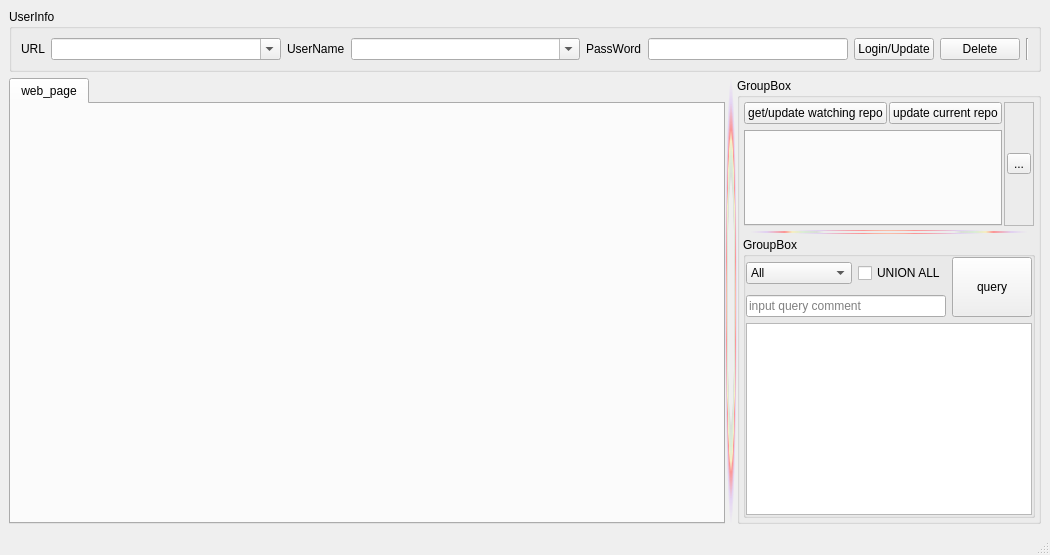
<?xml version="1.0" encoding="UTF-8"?>
<ui version="4.0">
 <class>MainWindow</class>
 <widget class="QMainWindow" name="MainWindow">
  <property name="geometry">
   <rect>
    <x>0</x>
    <y>0</y>
    <width>1050</width>
    <height>555</height>
   </rect>
  </property>
  <property name="windowTitle">
   <string>MainWindow</string>
  </property>
  <widget class="QWidget" name="centralwidget">
   <layout class="QVBoxLayout" name="verticalLayout">
    <item>
     <widget class="QWidget" name="widget" native="true">
      <layout class="QHBoxLayout" name="horizontalLayout_5">
       <property name="spacing">
        <number>6</number>
       </property>
       <property name="leftMargin">
        <number>0</number>
       </property>
       <property name="topMargin">
        <number>0</number>
       </property>
       <property name="rightMargin">
        <number>0</number>
       </property>
       <property name="bottomMargin">
        <number>0</number>
       </property>
       <item>
        <widget class="QGroupBox" name="groupBox_3">
         <property name="title">
          <string>UserInfo</string>
         </property>
         <layout class="QHBoxLayout" name="horizontalLayout_2">
          <item>
           <widget class="QLabel" name="label_14">
            <property name="sizePolicy">
             <sizepolicy hsizetype="Fixed" vsizetype="Preferred">
              <horstretch>0</horstretch>
              <verstretch>0</verstretch>
             </sizepolicy>
            </property>
            <property name="text">
             <string>URL</string>
            </property>
           </widget>
          </item>
          <item>
           <widget class="QComboBox" name="web_site_cb">
            <property name="sizePolicy">
             <sizepolicy hsizetype="Expanding" vsizetype="Fixed">
              <horstretch>0</horstretch>
              <verstretch>0</verstretch>
             </sizepolicy>
            </property>
            <property name="editable">
             <bool>true</bool>
            </property>
            <property name="insertPolicy">
             <enum>QComboBox::InsertAtTop</enum>
            </property>
           </widget>
          </item>
          <item>
           <widget class="QLabel" name="label_2">
            <property name="sizePolicy">
             <sizepolicy hsizetype="Fixed" vsizetype="Preferred">
              <horstretch>0</horstretch>
              <verstretch>0</verstretch>
             </sizepolicy>
            </property>
            <property name="text">
             <string>UserName</string>
            </property>
           </widget>
          </item>
          <item>
           <widget class="QComboBox" name="web_user_cb">
            <property name="sizePolicy">
             <sizepolicy hsizetype="Expanding" vsizetype="Fixed">
              <horstretch>0</horstretch>
              <verstretch>0</verstretch>
             </sizepolicy>
            </property>
            <property name="editable">
             <bool>true</bool>
            </property>
            <property name="insertPolicy">
             <enum>QComboBox::InsertAtTop</enum>
            </property>
           </widget>
          </item>
          <item>
           <widget class="QLabel" name="label_3">
            <property name="sizePolicy">
             <sizepolicy hsizetype="Fixed" vsizetype="Preferred">
              <horstretch>0</horstretch>
              <verstretch>0</verstretch>
             </sizepolicy>
            </property>
            <property name="text">
             <string>PassWord</string>
            </property>
           </widget>
          </item>
          <item>
           <widget class="QLineEdit" name="web_pwd_le">
            <property name="sizePolicy">
             <sizepolicy hsizetype="Expanding" vsizetype="Fixed">
              <horstretch>0</horstretch>
              <verstretch>0</verstretch>
             </sizepolicy>
            </property>
            <property name="minimumSize">
             <size>
              <width>90</width>
              <height>0</height>
             </size>
            </property>
            <property name="maximumSize">
             <size>
              <width>200</width>
              <height>16777215</height>
             </size>
            </property>
            <property name="text">
             <string/>
            </property>
            <property name="echoMode">
             <enum>QLineEdit::Password</enum>
            </property>
           </widget>
          </item>
          <item>
           <widget class="QPushButton" name="main_login_btn">
            <property name="sizePolicy">
             <sizepolicy hsizetype="Fixed" vsizetype="Fixed">
              <horstretch>0</horstretch>
              <verstretch>0</verstretch>
             </sizepolicy>
            </property>
            <property name="text">
             <string>Login/Update</string>
            </property>
           </widget>
          </item>
          <item>
           <widget class="QPushButton" name="main_del_user_btn">
            <property name="sizePolicy">
             <sizepolicy hsizetype="Fixed" vsizetype="Fixed">
              <horstretch>0</horstretch>
              <verstretch>0</verstretch>
             </sizepolicy>
            </property>
            <property name="text">
             <string>Delete</string>
            </property>
           </widget>
          </item>
          <item>
           <widget class="Line" name="line_3">
            <property name="orientation">
             <enum>Qt::Vertical</enum>
            </property>
           </widget>
          </item>
         </layout>
        </widget>
       </item>
      </layout>
     </widget>
    </item>
    <item>
     <widget class="QSplitter" name="splitter">
      <property name="sizePolicy">
       <sizepolicy hsizetype="Expanding" vsizetype="Expanding">
        <horstretch>0</horstretch>
        <verstretch>0</verstretch>
       </sizepolicy>
      </property>
      <property name="styleSheet">
       <string notr="true">QSplitter::handle{
background-color: qradialgradient(spread:pad, cx:0.5, cy:0.5, radius:0.5, fx:0.5, fy:0.5, stop:0 rgba(0, 0, 0, 0), stop:0.52 rgba(0, 0, 0, 0), stop:0.565 rgba(82, 121, 76, 33), stop:0.65 rgba(159, 235, 148, 64), stop:0.721925 rgba(255, 238, 150, 129), stop:0.77 rgba(255, 128, 128, 204), stop:0.89 rgba(191, 128, 255, 64), stop:1 rgba(0, 0, 0, 0));
}
QSplitter::handle:vertical  {
	margin:3px;
}</string>
      </property>
      <property name="frameShape">
       <enum>QFrame::NoFrame</enum>
      </property>
      <property name="orientation">
       <enum>Qt::Horizontal</enum>
      </property>
      <property name="handleWidth">
       <number>6</number>
      </property>
      <widget class="QTabWidget" name="tabWidget">
       <property name="sizePolicy">
        <sizepolicy hsizetype="Expanding" vsizetype="Expanding">
         <horstretch>9</horstretch>
         <verstretch>0</verstretch>
        </sizepolicy>
       </property>
       <property name="currentIndex">
        <number>0</number>
       </property>
       <widget class="MainWebFrom" name="wycz_tab__wid">
        <attribute name="title">
         <string>web_page</string>
        </attribute>
       </widget>
      </widget>
      <widget class="QGroupBox" name="groupBox">
       <property name="sizePolicy">
        <sizepolicy hsizetype="Preferred" vsizetype="Preferred">
         <horstretch>1</horstretch>
         <verstretch>0</verstretch>
        </sizepolicy>
       </property>
       <property name="title">
        <string>GroupBox</string>
       </property>
       <layout class="QVBoxLayout" name="verticalLayout_2">
        <property name="leftMargin">
         <number>3</number>
        </property>
        <property name="topMargin">
         <number>3</number>
        </property>
        <property name="rightMargin">
         <number>3</number>
        </property>
        <property name="bottomMargin">
         <number>3</number>
        </property>
        <item>
         <widget class="QSplitter" name="splitter_2">
          <property name="sizePolicy">
           <sizepolicy hsizetype="Preferred" vsizetype="Expanding">
            <horstretch>0</horstretch>
            <verstretch>9</verstretch>
           </sizepolicy>
          </property>
          <property name="orientation">
           <enum>Qt::Vertical</enum>
          </property>
          <widget class="QFrame" name="repo_frame">
           <property name="sizePolicy">
            <sizepolicy hsizetype="Preferred" vsizetype="Expanding">
             <horstretch>0</horstretch>
             <verstretch>9</verstretch>
            </sizepolicy>
           </property>
           <layout class="QGridLayout" name="gridLayout">
            <property name="leftMargin">
             <number>1</number>
            </property>
            <property name="topMargin">
             <number>1</number>
            </property>
            <property name="rightMargin">
             <number>1</number>
            </property>
            <property name="bottomMargin">
             <number>1</number>
            </property>
            <property name="horizontalSpacing">
             <number>2</number>
            </property>
            <item row="0" column="0">
             <widget class="QPushButton" name="get_watching_btn">
              <property name="sizePolicy">
               <sizepolicy hsizetype="Expanding" vsizetype="Fixed">
                <horstretch>0</horstretch>
                <verstretch>0</verstretch>
               </sizepolicy>
              </property>
              <property name="text">
               <string>get/update watching repo</string>
              </property>
             </widget>
            </item>
            <item row="0" column="1">
             <widget class="QPushButton" name="re_select_btn">
              <property name="sizePolicy">
               <sizepolicy hsizetype="Expanding" vsizetype="Fixed">
                <horstretch>0</horstretch>
                <verstretch>0</verstretch>
               </sizepolicy>
              </property>
              <property name="text">
               <string>update current repo</string>
              </property>
             </widget>
            </item>
            <item row="1" column="0" colspan="2">
             <widget class="QTabWidget" name="repo_tabWidget">
              <property name="tabPosition">
               <enum>QTabWidget::North</enum>
              </property>
              <property name="currentIndex">
               <number>-1</number>
              </property>
             </widget>
            </item>
            <item row="0" column="2" rowspan="2">
             <widget class="QFrame" name="toolbar_frame">
              <property name="sizePolicy">
               <sizepolicy hsizetype="Fixed" vsizetype="Preferred">
                <horstretch>0</horstretch>
                <verstretch>0</verstretch>
               </sizepolicy>
              </property>
              <property name="frameShape">
               <enum>QFrame::StyledPanel</enum>
              </property>
              <property name="frameShadow">
               <enum>QFrame::Raised</enum>
              </property>
              <layout class="QGridLayout" name="gridLayout_3">
               <property name="leftMargin">
                <number>2</number>
               </property>
               <property name="topMargin">
                <number>2</number>
               </property>
               <property name="rightMargin">
                <number>2</number>
               </property>
               <property name="bottomMargin">
                <number>2</number>
               </property>
               <item row="0" column="0">
                <widget class="QToolButton" name="toolButton">
                 <property name="text">
                  <string>...</string>
                 </property>
                </widget>
               </item>
              </layout>
             </widget>
            </item>
           </layout>
          </widget>
          <widget class="QGroupBox" name="groupBox_2">
           <property name="sizePolicy">
            <sizepolicy hsizetype="Preferred" vsizetype="Preferred">
             <horstretch>0</horstretch>
             <verstretch>0</verstretch>
            </sizepolicy>
           </property>
           <property name="title">
            <string>GroupBox</string>
           </property>
           <layout class="QGridLayout" name="gridLayout_2">
            <property name="leftMargin">
             <number>0</number>
            </property>
            <property name="topMargin">
             <number>0</number>
            </property>
            <property name="rightMargin">
             <number>0</number>
            </property>
            <property name="bottomMargin">
             <number>0</number>
            </property>
            <property name="horizontalSpacing">
             <number>6</number>
            </property>
            <item row="1" column="0">
             <widget class="QLineEdit" name="filter_le">
              <property name="placeholderText">
               <string>input query comment</string>
              </property>
             </widget>
            </item>
            <item row="2" column="0" colspan="2">
             <widget class="QTableView" name="filter_tv">
              <property name="selectionBehavior">
               <enum>QAbstractItemView::SelectRows</enum>
              </property>
             </widget>
            </item>
            <item row="0" column="1" rowspan="2">
             <widget class="QPushButton" name="filter_btn">
              <property name="sizePolicy">
               <sizepolicy hsizetype="Fixed" vsizetype="Expanding">
                <horstretch>0</horstretch>
                <verstretch>0</verstretch>
               </sizepolicy>
              </property>
              <property name="minimumSize">
               <size>
                <width>0</width>
                <height>60</height>
               </size>
              </property>
              <property name="text">
               <string>query</string>
              </property>
             </widget>
            </item>
            <item row="0" column="0">
             <widget class="QFrame" name="frame">
              <property name="frameShape">
               <enum>QFrame::NoFrame</enum>
              </property>
              <property name="frameShadow">
               <enum>QFrame::Plain</enum>
              </property>
              <layout class="QHBoxLayout" name="horizontalLayout" stretch="0,0">
               <property name="spacing">
                <number>6</number>
               </property>
               <property name="leftMargin">
                <number>0</number>
               </property>
               <property name="topMargin">
                <number>0</number>
               </property>
               <property name="rightMargin">
                <number>0</number>
               </property>
               <property name="bottomMargin">
                <number>0</number>
               </property>
               <item>
                <widget class="QComboBox" name="filter_cb">
                 <item>
                  <property name="text">
                   <string>All</string>
                  </property>
                 </item>
                </widget>
               </item>
               <item>
                <widget class="QCheckBox" name="filter_ckBox">
                 <property name="sizePolicy">
                  <sizepolicy hsizetype="Fixed" vsizetype="Fixed">
                   <horstretch>0</horstretch>
                   <verstretch>0</verstretch>
                  </sizepolicy>
                 </property>
                 <property name="text">
                  <string>UNION ALL</string>
                 </property>
                 <property name="checked">
                  <bool>false</bool>
                 </property>
                </widget>
               </item>
              </layout>
             </widget>
            </item>
           </layout>
          </widget>
         </widget>
        </item>
       </layout>
      </widget>
     </widget>
    </item>
   </layout>
  </widget>
  <widget class="QMenuBar" name="menubar">
   <property name="geometry">
    <rect>
     <x>0</x>
     <y>0</y>
     <width>1050</width>
     <height>22</height>
    </rect>
   </property>
  </widget>
  <widget class="QStatusBar" name="statusbar"/>
 </widget>
 <customwidgets>
  <customwidget>
   <class>MainWebFrom</class>
   <extends>QWidget</extends>
   <header>UUI/Serve</header>
  </customwidget>
 </customwidgets>
 <tabstops>
  <tabstop>main_login_btn</tabstop>
  <tabstop>web_site_cb</tabstop>
  <tabstop>web_pwd_le</tabstop>
  <tabstop>tabWidget</tabstop>
 </tabstops>
 <resources/>
 <connections/>
</ui>
